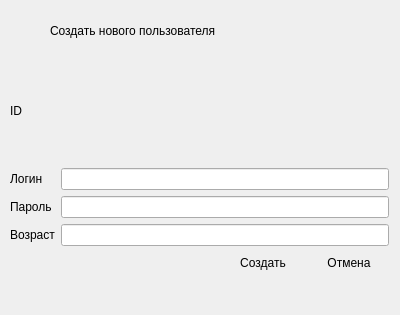
<?xml version="1.0" encoding="UTF-8"?>
<ui version="4.0">
 <class>addUser</class>
 <widget class="QDialog" name="addUser">
  <property name="windowModality">
   <enum>Qt::NonModal</enum>
  </property>
  <property name="geometry">
   <rect>
    <x>0</x>
    <y>0</y>
    <width>400</width>
    <height>315</height>
   </rect>
  </property>
  <property name="sizePolicy">
   <sizepolicy hsizetype="Fixed" vsizetype="Preferred">
    <horstretch>0</horstretch>
    <verstretch>0</verstretch>
   </sizepolicy>
  </property>
  <property name="windowTitle">
   <string>Dialog</string>
  </property>
  <widget class="QLabel" name="label_3">
   <property name="geometry">
    <rect>
     <x>50</x>
     <y>20</y>
     <width>321</width>
     <height>21</height>
    </rect>
   </property>
   <property name="text">
    <string>Создать нового пользователя</string>
   </property>
  </widget>
  <widget class="QWidget" name="layoutWidget">
   <property name="geometry">
    <rect>
     <x>10</x>
     <y>60</y>
     <width>379</width>
     <height>214</height>
    </rect>
   </property>
   <layout class="QGridLayout" name="gridLayout">
    <item row="2" column="1">
     <widget class="QLineEdit" name="password_edit"/>
    </item>
    <item row="1" column="0">
     <widget class="QLabel" name="login_lbl">
      <property name="text">
       <string>Логин</string>
      </property>
     </widget>
    </item>
    <item row="2" column="0">
     <widget class="QLabel" name="pass_lbl">
      <property name="text">
       <string>Пароль</string>
      </property>
     </widget>
    </item>
    <item row="1" column="1">
     <widget class="QLineEdit" name="login_edit"/>
    </item>
    <item row="0" column="0">
     <widget class="QLabel" name="id_label">
      <property name="text">
       <string>ID</string>
      </property>
     </widget>
    </item>
    <item row="0" column="1">
     <widget class="QLabel" name="label">
      <property name="text">
       <string/>
      </property>
      <property name="textFormat">
       <enum>Qt::AutoText</enum>
      </property>
      <property name="scaledContents">
       <bool>false</bool>
      </property>
     </widget>
    </item>
    <item row="4" column="1">
     <layout class="QHBoxLayout" name="horizontalLayout">
      <item>
       <spacer name="horizontalSpacer">
        <property name="orientation">
         <enum>Qt::Horizontal</enum>
        </property>
        <property name="sizeHint" stdset="0">
         <size>
          <width>40</width>
          <height>20</height>
         </size>
        </property>
       </spacer>
      </item>
      <item>
       <widget class="QPushButton" name="create">
        <property name="text">
         <string>Создать</string>
        </property>
        <property name="flat">
         <bool>true</bool>
        </property>
       </widget>
      </item>
      <item>
       <widget class="QPushButton" name="cancel">
        <property name="text">
         <string>Отмена</string>
        </property>
        <property name="default">
         <bool>false</bool>
        </property>
        <property name="flat">
         <bool>true</bool>
        </property>
       </widget>
      </item>
     </layout>
    </item>
    <item row="3" column="1">
     <widget class="QLineEdit" name="age_edit"/>
    </item>
    <item row="3" column="0">
     <widget class="QLabel" name="age_lbl">
      <property name="text">
       <string>Возраст</string>
      </property>
     </widget>
    </item>
   </layout>
  </widget>
 </widget>
 <tabstops>
  <tabstop>login_edit</tabstop>
  <tabstop>password_edit</tabstop>
  <tabstop>age_edit</tabstop>
  <tabstop>create</tabstop>
  <tabstop>cancel</tabstop>
 </tabstops>
 <resources/>
 <connections/>
</ui>
